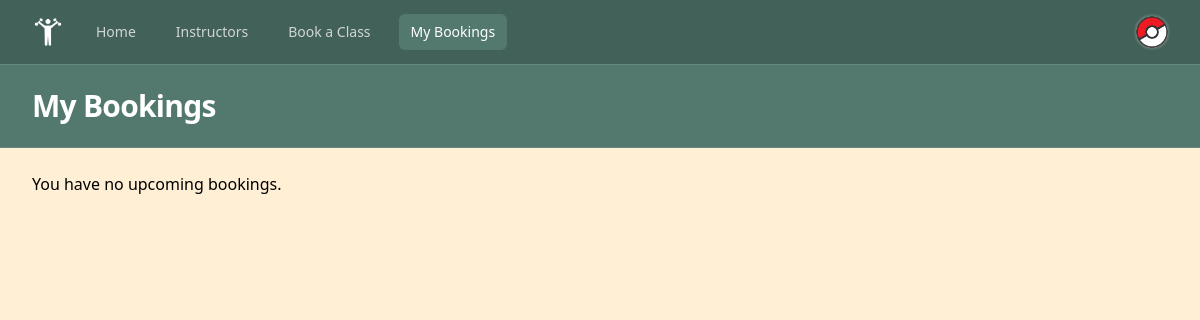
Before: /appointments (signed in) with the older database file.
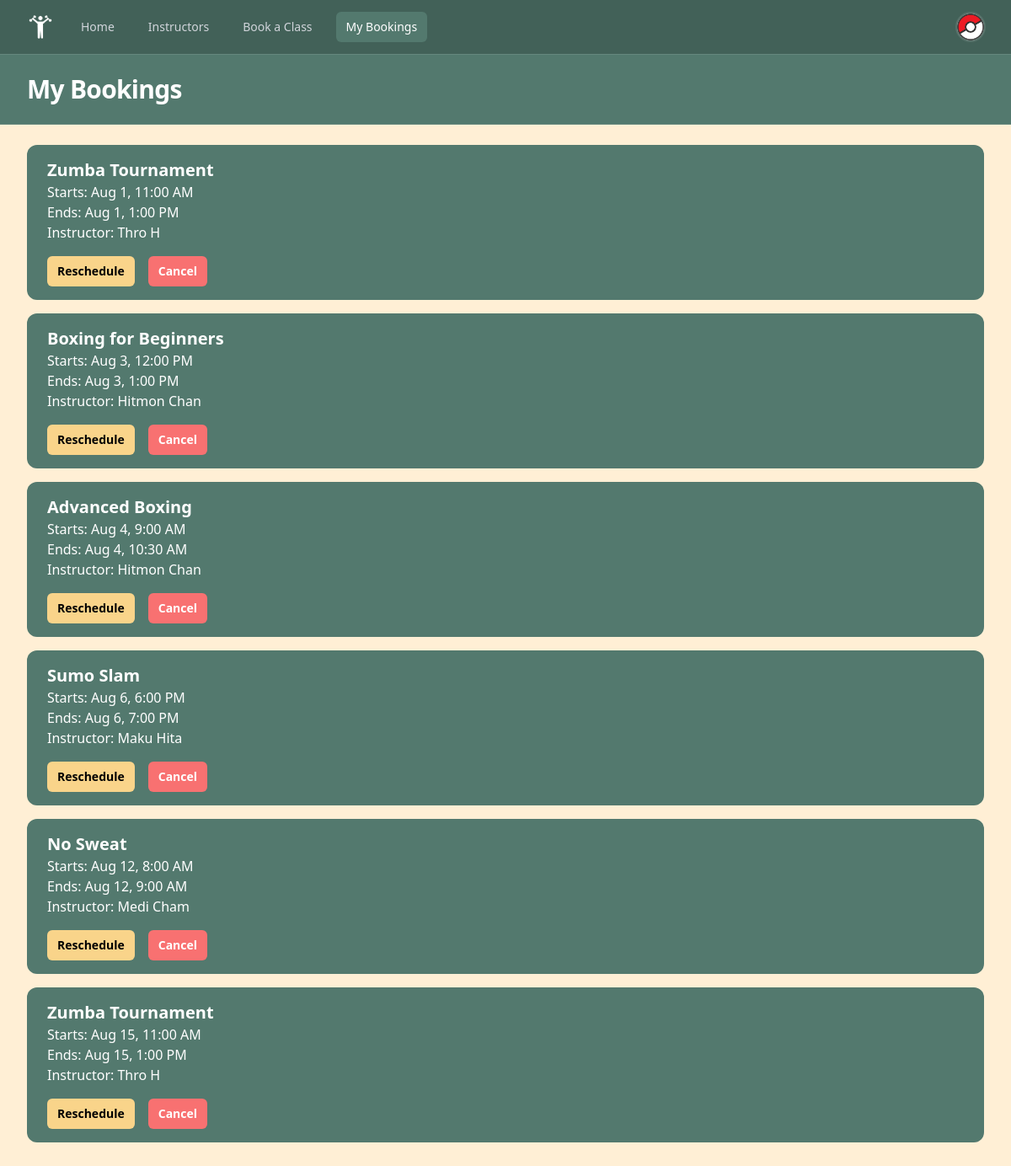
After: the same page with the newer database file.
### tables this page shows
CREATE TABLE `member_bookings` (
  `id` int(11) NOT NULL,
  `class_event_id` int(11) NOT NULL,
  `user_id` int(11) NOT NULL
);

CREATE TABLE `class_types` (
  `id` int(11) NOT NULL,
  `title` varchar(225) NOT NULL,
  `description` text NOT NULL,
  `length_in_minutes` int(11) NOT NULL
);

### index.php (called while the page is built, shortened)
<?php
function base_path(string $path){
  return BASE_PATH.$path;
}
function view($path, $attributes=[]){
  extract($attributes);
  require base_path("views/{$path}");
}
spl_autoload_register(
  function($class){
    $class = str_replace('\\', DIRECTORY_SEPARATOR, $class);
  }
);
$config = require(base_path('config/config.php'));
require base_path('Core/functions.php');
require base_path('bootstrap.php');
$router = new Router();
require base_path('routes.php');

### Core/Router.php (called while the page is built, shortened)
<?php
class Router {
  protected $route=[];
  public function add(string $method, string $uri, string $controller){
    $this->route[] = [
      'uri' => $uri,
      'controller' => $controller,
      'method' => $method,
      'middleware' => null,
    ];
    return $this;
  }
  public function only($key){
    $this->route[array_key_last($this->route)]['middleware'] = $key;
    return $this;
  }
  public function getRoutes(){
    return $this->route;
  }
}

### Core/functions.php (called while the page is built, shortened)
<?php
function getUrl() {
  return str_replace("/gym", "", $_SERVER['REQUEST_URI']);
}
function urlIs($value) {
  return getUrl()===$value;
}

### controller/appointments/index.php (called while the page is built, shortened)
<?php
$db = $container->resolve('Core\Database');
$user = $db->getOne("SELECT id FROM users WHERE email = :email", ['email' => $_SESSION['user']['email']]);
$userId = $user['id'];
$sql = "SELECT member_bookings.id, class_events.id as class_event_id, class_events.starts_at, class_events.ends_at, class_types.title,concat(instructors.given_name,' ',instructors.family_name) as instructor_name
FROM member_bookings INNER JOIN class_events ON member_bookings.class_event_id = class_events.id INNER JOIN class_types ON class_events.class_type_id = class_types.id INNER JOIN instructors
ON class_events.instructor_id = instructors.id WHERE member_bookings.user_id = :user_id ORDER BY class_events.starts_at";
$params = ['user_id' => $userId];
$bookings = $db->getAll($sql, $params);
view('appointments/index.view.php', [
    'heading' => 'My Bookings',
    'bookings' => $bookings,
]);

### bootstrap.php (called while the page is built, shortened)
<?php
$container = new Container();
$container->bind('Core\Database', function () {
  $config = require(base_path('config/config.php'));
  return new Database($config);
});

### config/config.php (called while the page is built)
<?php
return [
  'host' => 'localhost',
  'dbname' => 'gym',
  'user' => 'root',
  'pass' => '',
  'charset' => 'utf8mb4',
];
?>

### Core/Database.php (called while the page is built, shortened)
<?php
class Database {
    public $pdo;
public function __construct($config){
    $dsn="mysql:host=$config[host];dbname=$config[dbname]; charset=$config[charset]";
    $options = [
        PDO::ATTR_ERRMODE => PDO::ERRMODE_EXCEPTION,
        PDO::ATTR_DEFAULT_FETCH_MODE => PDO::FETCH_ASSOC,
        PDO::ATTR_EMULATE_PREPARES =>false,
    ];
    try {
        $this->pdo = new PDO($dsn, $config['user'],$config['pass'],$options);
    } catch (PDOException $e){
        echo "connection failed:". $e->getMessage();
        die();
    }
}
public function getAll ($sql,$params=[]){
    $statement = $this->pdo->prepare($sql);
    $statement ->execute($params);
    return $statement->fetchAll();
}
public function getOne ($sql,$params=[]){
    $statement = $this->pdo->prepare($sql);
    $statement ->execute($params);
    return $statement->fetch();
}
}

### Core/Container.php (called while the page is built, shortened)
<?php
class Container {
  protected array $bindings=[];
  public function bind(string $key, callable $resolver):void
  {
    $this->bindings[$key] = $resolver;
  }
  public function resolve(string $key)
  {
    return call_user_func($this->bindings[$key], $this);
  }
}

### views/appointments/index.view.php (the view, shortened to what this page needs)
<?php require base_path('views/partials/header.php'); ?>
<?php require base_path('views/partials/nav.php'); ?>
<?php require base_path('views/partials/banner.php'); ?>
<main>
  <div class="mx-auto max-w-7xl px-4 py-6 sm:px-6 lg:px-8">
    <?php foreach ($bookings as $booking): ?>
    <div class=" bg-[#53796E] rounded-xl px-6 py-4 mb-4">
     <p class="text-white text-xl font-bold"><?= $booking['title'] ?></p>
     <p class="text-white">Starts: <?= $booking['starts_at'] ?></p>
     <p class="text-white">Ends: <?= $booking['ends_at'] ?></p>
     <p class="text-white">Instructor: <?= $booking['instructor_name'] ?></p>
        <div class="mt-4 flex gap-4">
         <form method="POST" action="<?= BASE_URL ?>/appointments/destroy">
         <button type="submit" class="rounded-md bg-[#F9D48A] px-3 py-2 text-sm font-semibold text-black shadow-xs hover:bg-[#D5920B]"> Reschedule </button>
</form>
          <form method="POST" action="<?= BASE_URL ?>/appointments/destroy">
            <button type="submit" class="rounded-md bg-red-400 px-3 py-2 text-sm font-semibold text-white shadow-xs hover:bg-red-500">  Cancel    </button>
          </form>
        </div>
      </div>
    <?php endforeach; ?>
    <?php if (empty($bookings)): ?>
      <p class="text-black">You have no upcoming bookings.</p>
    <?php endif; ?>
  </div>
</main>
<?php require base_path('views/partials/footer.php'); ?>

### routes.php (shortened to what this page needs)
<?php
$router->get('/', 'controller/index.php')->only('auth');
$router->get('/instructors' , 'controller/instructors/index.php')->only('auth');
$router->get('/instructors/view' , 'controller/instructors/view.php')->only('auth');
$router->get('/booking' , 'controller/booking/index.php')->only('auth');
$router->get('/booking/view', 'controller/booking/view.php')->only('auth');
$router->get('/appointments', 'controller/appointments/index.php')->only('auth');
$router->get('/appointments/create', 'controller/appointments/create.php')->only('auth');
$router->post('/appointments/create', 'controller/appointments/store.php')->only('auth');
$router->delete('/appointments/destroy', 'controller/appointments/destroy.php')->only('auth');
$router->get('/signup', 'controller/registration/create.php')->only('guest');
$router->post('/signup', 'controller/registration/store.php')->only('guest');
$router->get('/login', 'controller/sessions/create.php')->only('guest');
$router->post('/login', 'controller/sessions/store.php')->only('guest');
$router->get('/account', 'controller/account/index.php')->only('auth');
$router->get('/tier', 'controller/account/tier.php')->only('auth');
$router->post('/tier', 'controller/account/tier_store.php')->only('auth');
$router->get('/logout', 'controller/sessions/destroy.php')->only('auth');
$router->get('/admin', 'controller/admin/index.php')->only('admin');
$routes = $router->getRoutes();
      $uri = parse_url(getUrl())['path'];
      $method = $_POST['_method'] ?? $_SERVER['REQUEST_METHOD'];
      foreach ($routes as $route){
        if ($route['uri'] === $uri && $route['method'] === strtoupper($method)){
          return require base_path($route['controller']);
        }
      }

### views/partials/header.php
<!DOCTYPE html>
<head>
  <script src="https://cdn.tailwindcss.com"></script>
  <script src="https://cdn.jsdelivr.net/npm/@tailwindplus/elements@1" type="module"></script>
</head>
<html class="h-full bg-[#FFEFD5]">
<body class="h-full">
<div class="min-h-full">

### views/partials/nav.php (shortened to what this page needs)
<nav class="bg-[#426158]">
  <div class="mx-auto max-w-7xl px-4 sm:px-6 lg:px-8">
    <div class="flex h-16 items-center justify-between">
      <div class="flex items-center">
        <div class="shrink-0">
          <img src="<?= BASE_URL ?>/assets/stretch.png" alt="Your Company" class="size-8 rounded-full" />
        </div>
        <div class="hidden md:block">
          <div class="ml-5 flex items-baseline space-x-4">
            <?php if(isset($_SESSION['user'])): ?>
              <a href="<?=  BASE_URL ?>/" class="rounded-md px-3 py-2 text-sm font-medium
            <?= urlIs('/') ? 'text-white bg-[#53796E]' : 'text-gray-300 hover:bg-white/5 hover:text-white' ?>
            ">Home</a>
              <a href="<?=  BASE_URL ?>/instructors" class="rounded-md px-3 py-2 text-sm font-medium <?= urlIs('/instructors') ? 'text-white bg-[#53796E]' : 'text-gray-300 hover:bg-white/5 hover:text-white' ?>">Instructors</a>
              <a href="<?=  BASE_URL ?>/booking" class="rounded-md px-3 py-2 text-sm font-medium <?= urlIs('/booking') ? 'text-white bg-[#53796E]' : 'text-gray-300 hover:bg-white/5 hover:text-white' ?>">Book a Class</a>
              <a href="<?=  BASE_URL ?>/appointments" class="rounded-md px-3 py-2 text-sm font-medium <?= urlIs('/appointments') ? 'text-white bg-[#53796E]' : 'text-gray-300 hover:bg-white/5 hover:text-white' ?>">My Bookings</a>
            <?php endif ?>
          </div>
        </div>
      </div>
      <div class="hidden md:block">
        <?php if(isset($_SESSION['user'])): ?>
          <div class="ml-4 flex items-center md:ml-6">
            <el-dropdown class="relative ml-3">
              <button class="relative flex max-w-xs items-center rounded-full focus-visible:outline-2 focus-visible:outline-offset-2 focus-visible:outline-indigo-500">
                <span class="absolute -inset-1.5"></span>
                <img src="<?= BASE_URL.'/assets/pokeball.jpg' ?>" alt="" class="size-8 rounded-full outline -outline-offset-1 outline-white/10" />
              </button>
            </el-dropdown>
          </div>
        <?php endif ?>
      </div>
    </div>
  </div>
</nav>

### views/partials/banner.php
<header class="relative bg-[#53796E] after:pointer-events-none after:absolute after:inset-x-0 after:inset-y-0 after:border-y after:border-white/10">
    <div class="mx-auto max-w-7xl px-4 py-6 sm:px-6 lg:px-8">
      <h1 class="text-3xl font-bold tracking-tight text-white"><?= $heading ?></h1>
    </div>
  </header>

### views/partials/footer.php
</div>
</body>
</html>

Changed rows visible on the page:
added member_bookings: class_types.title "Zumba Tournament", starts_at "Aug 1, 11:00 AM", ends_at "Aug 1, 1:00 PM", instructor_name "Thro H"
added member_bookings: class_types.title "Boxing for Beginners", starts_at "Aug 3, 12:00 PM", ends_at "Aug 3, 1:00 PM", instructor_name "Hitmon Chan"
added member_bookings: class_types.title "Advanced Boxing", starts_at "Aug 4, 9:00 AM", ends_at "Aug 4, 10:30 AM", instructor_name "Hitmon Chan"
added member_bookings: class_types.title "Sumo Slam", starts_at "Aug 6, 6:00 PM", ends_at "Aug 6, 7:00 PM", instructor_name "Maku Hita"
added member_bookings: class_types.title "No Sweat", starts_at "Aug 12, 8:00 AM", ends_at "Aug 12, 9:00 AM", instructor_name "Medi Cham"
added member_bookings: class_types.title "Zumba Tournament", starts_at "Aug 15, 11:00 AM", ends_at "Aug 15, 1:00 PM", instructor_name "Thro H"
Other visible differences:
list line gone: "You have no upcoming bookings."
